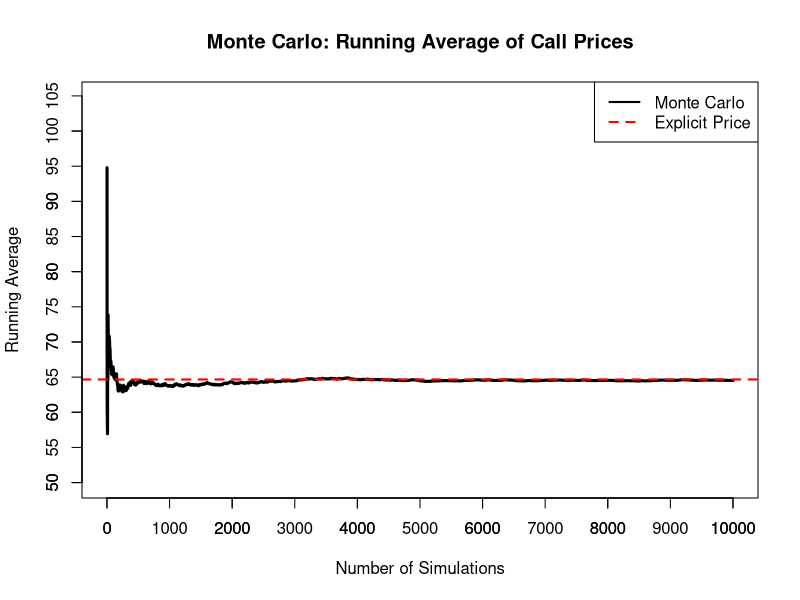
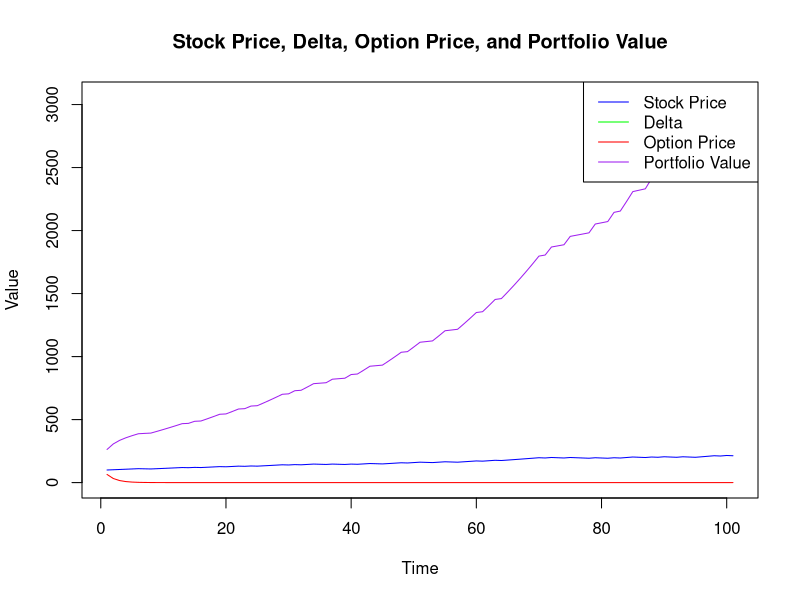
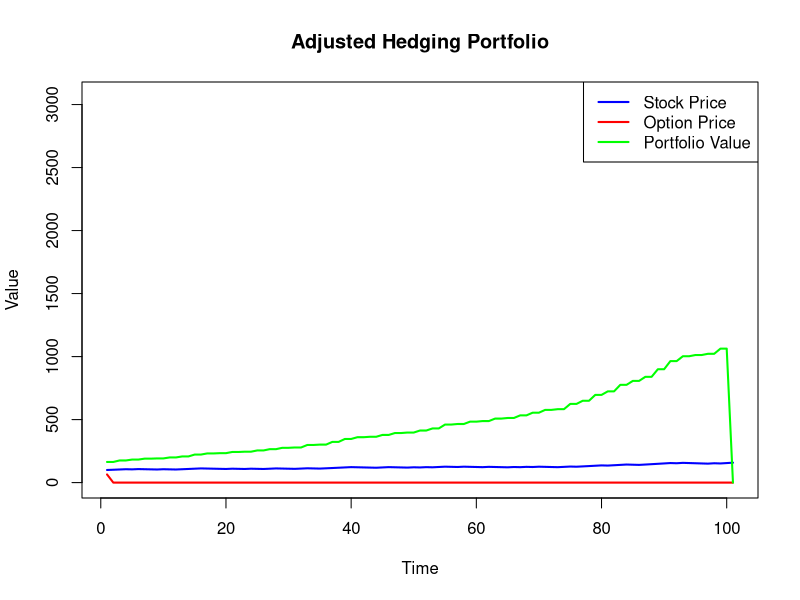
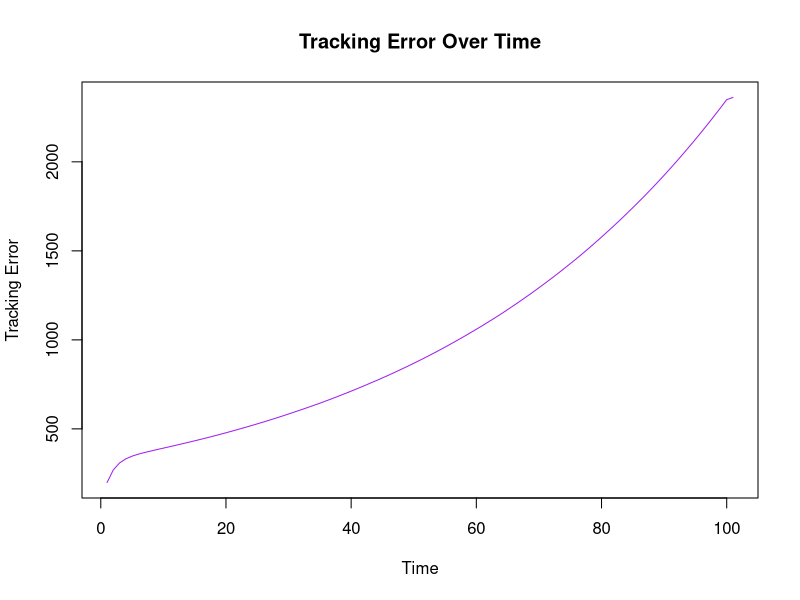

Write R code to recreate these figures, in order.
## ---- chunk 1
explicit_binomial <- function(T, S, K, Ru, Rd) {
  # Step 1: Initialize a matrix with dimensions (T+1) x (T+1)
  price_matrix <- matrix(0, nrow = T + 1, ncol = T + 1)
  
  # Step 2: Calculate stock prices at maturity (t = T)
  for (i in 0:T) {
    price_matrix[i + 1, T + 1] <- S * Ru^i * Rd^(T - i)
  }
  
  # Step 3: Calculate option payoffs at maturity
  price_matrix[, T + 1] <- pmax(price_matrix[, T + 1] - K, 0)
  
  # Step 4: Perform backward induction
  for (t in (T - 1):0) {
    for (i in 0:t) {
      price_matrix[i + 1, t + 1] <- 0.5 * (price_matrix[i + 1, t + 2] + 
                                             price_matrix[i + 2, t + 2])
    }
  }
  
  return(price_matrix)
}
## ---- chunk 2
# Parameter from c)
T <- 100
S <- 100
K <- 100
Ru <- 1.02
Rd <- 0.99

price_matrix_4 <- explicit_binomial(T, S, K, Ru, Rd)
explicit_price <- price_matrix_4[1, 1]  # Call price at time 0
cat("Explicit Call Price:", explicit_price, "\n")

## ---- chunk 3
# Monte Carlo Simulation for Binomial Option Pricing
monte_carlo_binomial <- function(T, S, K, Ru, Rd, N) {
  running_avg <- numeric(N)
  
  for (n in 1:N) {
    # Generate a random path
    steps <- sample(c(Ru, Rd), T, replace = TRUE, prob = c(0.5, 0.5))
    path_price <- S * prod(steps)  # Final price of the stock
    
    # Compute the call payoff
    payoff <- max(path_price - K, 0)
    
    # Update running average
    running_avg[n] <- if (n == 1) payoff else 
      (running_avg[n - 1] * (n - 1) + payoff) / n
  }
  
  return(running_avg)
}

# Parameters
N <- 10000  # Number of sample paths


# Run Monte Carlo simulation
running_avg <- monte_carlo_binomial(T, S, K, Ru, Rd, N)

# Check if running_avg has been computed properly
if (length(running_avg) > 0) {
  # Initialize the plot with running average values
  plot(1:N, running_avg, type = "l", col = "black", lwd = 3,
       # Thicker line for better visibility
       xlab = "Number of Simulations", ylab = "Running Average",
       main = "Monte Carlo: Running Average of Call Prices",
       ylim = c(50, max(running_avg) + 10))  #Set y-axis limits starting from 50
  
  # Add explicit price line for comparison
  abline(h = explicit_price, col = "red", lwd = 2, lty = 2)
  
  # Add a legend to the plot
  legend("topright", legend = c("Monte Carlo", "Explicit Price"), 
         col = c("black", "red"),
         lty = c(1, 2), lwd = 2)
  
  # Customize y-axis ticks starting from 50 in steps of 5
  axis(2, at = seq(50, ceiling(max(running_avg) + 10), by = 5))
  
  # Optionally, set x-axis breaks for clearer visualization
  axis(1, at = seq(0, N, by = 1000))  # Adjust based on the number of simulations
  
} else {
  cat("Error: Running average is empty.\n")
}







## ---- chunk 4
#(a): Generate Price Matrix and Delta Matrix
explicit_binomial_with_delta_1 <- function(T, S, K, Ru, Rd) {
  # Initialize price matrix and delta matrix
  price_matrix <- matrix(0, nrow = T + 1, ncol = T + 1)
  delta_matrix <- matrix(0, nrow = T, ncol = T)
  
  # Calculate stock prices and option payoffs at maturity
  for (i in 0:T) {
    price_matrix_a[i + 1, T + 1] <- S * Ru^i * Rd^(T - i)
  }
  
  # Calculate the call option payoff at maturity
  price_matrix_a[, T + 1] <- pmax(price_matrix[, T + 1] - K, 0)
  
  # Backward induction to calculate option prices and delta
  for (t in (T - 1):0) {
    for (i in 0:t) {
  # Option price at current time and state
  price_matrix_a[i + 1, t + 1] <- 0.5 * (price_matrix_a[i + 1, t + 2] + 
                                           price_matrix_a[i + 2, t + 2])
      
  # Calculate delta (the option's sensitivity to the stock price)
  delta_matrix[i + 1, t + 1] <-
    (price_matrix_a[i + 2, t + 2] - price_matrix_a[i + 1, t + 2]) / 
    (S * (Ru - Rd))
    }
  }
  
  return(list(price_matrix = price_matrix_a, delta_matrix = delta_matrix_a))
}
## ---- chunk 5

T <- 100
S <- 100
K <- 100
Ru <- 1.02
Rd <- 0.99

# Initialize the price_matrix
price_matrix <- matrix(0, nrow = T + 1, ncol = T + 1)

# Loop to fill the price matrix
for (i in 0:T) {
  price_matrix[i + 1, T + 1] <- S * Ru^i * Rd^(T - i)
}

# Update the last column to reflect option payoff
price_matrix[, T + 1] <- pmax(price_matrix[, T + 1] - K, 0)



for (i in 0:T) {
  price_matrix[i + 1, T + 1] <- S * Ru^i * Rd^(T - i)
}
price_matrix[, T + 1] <- pmax(price_matrix[, T + 1] - K, 0)
## ---- chunk 6
explicit_binomial_with_delta <- function(T, S, K, Ru, Rd) {
  # Initialize price matrix and delta matrix
  price_matrix_a <- matrix(0, nrow = T + 1, ncol = T + 1)
  delta_matrix <- matrix(0, nrow = T, ncol = T)
  
  # Calculate stock prices and option payoffs at maturity
  for (i in 0:T) {
    price_matrix_a[i + 1, T + 1] <- S * Ru^i * Rd^(T - i)
  }
  
  # Calculate the call option payoff at maturity
  price_matrix_a[, T + 1] <- pmax(price_matrix_a[, T + 1] - K, 0)
  
  # Backward induction to calculate option prices and delta
  for (t in (T - 1):0) {
    for (i in 0:t) {
      # Option price at current time and state
      price_matrix_a[i + 1, t + 1] <- 
        0.5 * (price_matrix_a[i + 1, t + 2] + price_matrix_a[i + 2, t + 2])
      
      # Calculate delta (the option's sensitivity to the stock price)
      delta_matrix[i + 1, t + 1] <- 
        (price_matrix_a[i + 2, t + 2] - price_matrix_a[i + 1, t + 2]) / 
        (S * (Ru - Rd))
    }
  }
  
  # Return both price matrix and delta matrix
  return(list(price_matrix = price_matrix_a, delta_matrix = delta_matrix))
}

T <- 100
S <- 100
K <- 100
Ru <- 1.02
Rd <- 0.99

# Call the function and store the result
result <- explicit_binomial_with_delta(T, S, K, Ru, Rd)

# Extract price matrix and delta matrix
price_matrix <- result$price_matrix
delta_matrix <- result$delta_matrix

## ---- chunk 7
hedging_portfolio <- function(T, S, K, Ru, Rd, delta_matrix) {
# Initialize arrays for stock prices, option prices, portfolio values and deltas
  stock_prices <- numeric(T + 1)
  option_prices <- numeric(T + 1)
  portfolio_values <- numeric(T + 1)
  deltas <- numeric(T + 1)
  
# Initial stock price and option price
  stock_prices[1] <- S
  option_prices[1] <- price_matrix[1, 1]  # Price at time 0
  deltas[1] <- delta_matrix[1, 1]  # Delta at time 0
  
# Initialize the portfolio at time 0
  portfolio_values[1] <- deltas[1] * S - (option_prices[1] - deltas[1] * S)
  
# Simulate the binomial path and calculate the hedging portfolio
  for (t in 1:T) {
    # Update stock price based on upward or downward movement
    if (runif(1) < 0.5) {
      stock_prices[t + 1] <- stock_prices[t] * Ru  # Upward movement
    } else {
      stock_prices[t + 1] <- stock_prices[t] * Rd  # Downward movement
    }
    
    # Calculate delta at time t (use correct indexing)
    if (t < T) {
      #Ensure indexing is within bounds
      deltas[t + 1] <- delta_matrix[t + 1, min(t + 1, T)]
    } else {
      deltas[t + 1] <- delta_matrix[t, T]  # At the final step, use last value
    }
    
# Update option price (assuming option price follows backward induction logic)
    option_prices[t + 1] <- 0.5 * (option_prices[t] + option_prices[t + 1])
        
# Update portfolio value at time t+1
    portfolio_values[t + 1] <- 
      deltas[t + 1] * 
      stock_prices[t + 1] - 
      (option_prices[t + 1] - 
         deltas[t + 1] * 
         stock_prices[t + 1])
  }
  
  return(list(stock_prices = stock_prices, option_prices = option_prices, 
              portfolio_values = portfolio_values, deltas = deltas))
}

# Run the simulation for hedging portfolio
hedging_result <- hedging_portfolio(T, S, K, Ru, Rd, delta_matrix)

# Ensure hedging_result has the necessary data
if (exists("hedging_result") && 
    all(c("stock_prices", "deltas", 
          "option_prices", 
          "portfolio_values") %in% names(hedging_result))) {

# Set minimum and maximum values for the plot
  min_value <- 
    min(c(hedging_result$stock_prices, 
          hedging_result$deltas * max(hedging_result$stock_prices), 
          hedging_result$option_prices, 
          hedging_result$portfolio_values), na.rm = TRUE)
  max_value <- 
    max(c(hedging_result$stock_prices, 
          hedging_result$deltas * max(hedging_result$stock_prices), 
          hedging_result$option_prices, hedging_result$portfolio_values), 
        na.rm = TRUE)

# Create the initial plot for stock prices
  plot(1:(T + 1), hedging_result$stock_prices, type = "l", col = "blue", 
       xlab = "Time", ylab = "Value", ylim = c(min_value, max_value), 
       main = "Stock Price, Delta, Option Price, and Portfolio Value")
  
# Add lines for the remaining variables
  #Rescale delta to match range
  lines(1:(T + 1), hedging_result$deltas * max_value, col = "green")
  lines(1:(T + 1), hedging_result$option_prices, col = "red")
  lines(1:(T + 1), hedging_result$portfolio_values, col = "purple")

# Add a legend
legend("topright", legend = c("Stock Price", "Delta", "Option Price", 
                              "Portfolio Value"), 
         col = c("blue", "green", "red", "purple"), lty = 1)
} else {
  cat("Error: 'hedging_result' does not contain the necessary data.\n")
}

## ---- chunk 8
adjusted_hedging_portfolio <- 
  function(T, S, K, Ru, Rd, delta_matrix, 
           rebalancing_period = 2) {
  stock_prices <- numeric(T + 1)
  option_prices <- numeric(T + 1)
  portfolio_values <- numeric(T + 1)
  deltas <- numeric(T + 1)
  
  stock_prices[1] <- S
  option_prices[1] <- price_matrix[1, 1]
  deltas[1] <- delta_matrix[1, 1]
  portfolio_values[1] <- deltas[1] * S
  
  for (t in 1:T) {
    if (runif(1) < 0.5) {
      stock_prices[t + 1] <- stock_prices[t] * Ru
    } else {
      stock_prices[t + 1] <- stock_prices[t] * Rd
    }
    if (t %% rebalancing_period == 0) {
      deltas[t + 1] <- delta_matrix[t + 1, t + 1]
      portfolio_values[t + 1] <- deltas[t + 1] * stock_prices[t + 1]
    } else {
      portfolio_values[t + 1] <- portfolio_values[t]
    }
  }
  
  return(list(stock_prices = stock_prices, option_prices = option_prices, 
              portfolio_values = portfolio_values, deltas = deltas))
}

# Ensure the delta_matrix is properly initialized with the correct size
delta_matrix <- matrix(0, nrow = T + 1, ncol = T + 1)

# Perform the backward iteration for pricing and delta calculation
for (t in (T - 1):0) {
  for (i in 0:t) {
    # Ensure the indices are within the bounds
    if (t + 1 <= T + 1 && i + 1 <= T + 1) {
      price_matrix[i + 1, t + 1] <- 
        0.5 * (price_matrix[i + 1, t + 2] + price_matrix[i + 2, t + 2])
      
      # Calculate delta safely with proper indexing
      if (i + 2 <= T + 1) {
        delta_matrix[i + 1, t + 1] <- 
          (price_matrix[i + 2, t + 2] - price_matrix[i + 1, t + 2]) / 
          (S * (Ru - Rd))
      }
    }
  }
}

# Now you can call the adjusted_hedging_portfolio function safely
adjusted_result <- adjusted_hedging_portfolio(T, S, K, Ru, Rd, delta_matrix)


# Ensure that adjusted_result has valid data
if (length(adjusted_result$stock_prices) > 
    0 && length(adjusted_result$option_prices) > 
    0 && length(adjusted_result$portfolio_values) > 0) {
  
# Initialize the plot with stock prices
  plot(1:(T + 1), adjusted_result$stock_prices, type = "l", col = "blue", 
       lwd = 2, 
       xlab = "Time", ylab = "Value", ylim = c(min_value, max_value), 
       main = "Adjusted Hedging Portfolio")
  
# Add lines for option prices and portfolio values
  lines(1:(T + 1), adjusted_result$option_prices, col = "red", lwd = 2)
  lines(1:(T + 1), adjusted_result$portfolio_values, col = "green", lwd = 2)

# Add a legend to the top right corner
  legend("topright", legend = c("Stock Price", "Option Price", 
                                "Portfolio Value"), 
         col = c("blue", "red", "green"), lty = 1, lwd = 2)
  
} else {
# Error message if the data is not valid
  print("Error: Invalid or empty data in adjusted_result. 
        Please check the data structure.")
}


## ---- chunk 9
tracking_error_montecarlo <- function(T, S, K, Ru, Rd, N) {
  tracking_errors <- numeric(T + 1)
  
  for (i in 1:N) {
    portfolio_result <- hedging_portfolio(T, S, K, Ru, Rd, delta_matrix)
    error <- portfolio_result$portfolio_values - portfolio_result$option_prices
    tracking_errors <- tracking_errors + error^2
  }
  
  return(sqrt(tracking_errors / N))
}

N <- 10000
tracking_error_result <- tracking_error_montecarlo(T, S, K, Ru, Rd, N)

plot(1:(T + 1), tracking_error_result, type = "l", col = "purple", 
     xlab = "Time", ylab = "Tracking Error", main = "Tracking Error Over Time")
